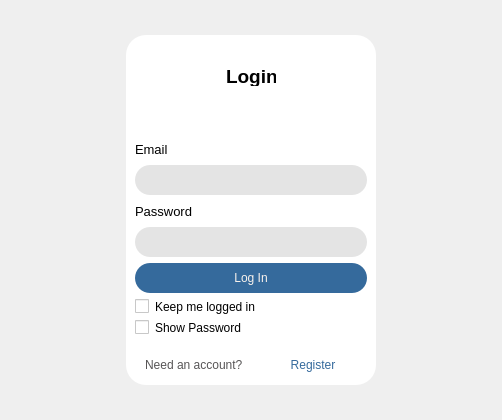
<?xml version="1.0" encoding="UTF-8"?>
<ui version="4.0">
 <class>MainWindow</class>
 <widget class="QMainWindow" name="MainWindow">
  <property name="geometry">
   <rect>
    <x>0</x>
    <y>0</y>
    <width>502</width>
    <height>420</height>
   </rect>
  </property>
  <property name="windowTitle">
   <string>MainWindow</string>
  </property>
  <widget class="QWidget" name="centralwidget">
   <layout class="QHBoxLayout" name="horizontalLayout">
    <item>
     <widget class="QWidget" name="widget_2" native="true">
      <layout class="QHBoxLayout" name="horizontalLayout_4">
       <item>
        <widget class="QWidget" name="widget_6" native="true">
         <property name="maximumSize">
          <size>
           <width>16777215</width>
           <height>50</height>
          </size>
         </property>
        </widget>
       </item>
       <item>
        <widget class="QWidget" name="widget_5" native="true">
         <property name="maximumSize">
          <size>
           <width>250</width>
           <height>350</height>
          </size>
         </property>
         <property name="styleSheet">
          <string notr="true">background-color: white;
border-radius:20px;</string>
         </property>
         <layout class="QVBoxLayout" name="verticalLayout_3">
          <item>
           <layout class="QHBoxLayout" name="horizontalLayout_3">
            <item>
             <spacer name="horizontalSpacer">
              <property name="orientation">
               <enum>Qt::Horizontal</enum>
              </property>
              <property name="sizeHint" stdset="0">
               <size>
                <width>40</width>
                <height>20</height>
               </size>
              </property>
             </spacer>
            </item>
            <item>
             <layout class="QVBoxLayout" name="verticalLayout_2">
              <item>
               <widget class="QLabel" name="label">
                <property name="maximumSize">
                 <size>
                  <width>30</width>
                  <height>30</height>
                 </size>
                </property>
                <property name="text">
                 <string/>
                </property>
                <property name="pixmap">
                 <pixmap>C:/Users/DO MANH HUNG/Downloads/google.png</pixmap>
                </property>
                <property name="scaledContents">
                 <bool>true</bool>
                </property>
               </widget>
              </item>
              <item>
               <widget class="QLabel" name="label_2">
                <property name="maximumSize">
                 <size>
                  <width>50</width>
                  <height>20</height>
                 </size>
                </property>
                <property name="font">
                 <font>
                  <pointsize>14</pointsize>
                  <weight>75</weight>
                  <bold>true</bold>
                 </font>
                </property>
                <property name="text">
                 <string>Login</string>
                </property>
               </widget>
              </item>
             </layout>
            </item>
            <item>
             <spacer name="horizontalSpacer_2">
              <property name="orientation">
               <enum>Qt::Horizontal</enum>
              </property>
              <property name="sizeHint" stdset="0">
               <size>
                <width>40</width>
                <height>20</height>
               </size>
              </property>
             </spacer>
            </item>
           </layout>
          </item>
          <item>
           <widget class="QFrame" name="frame">
            <property name="frameShape">
             <enum>QFrame::StyledPanel</enum>
            </property>
            <property name="frameShadow">
             <enum>QFrame::Raised</enum>
            </property>
           </widget>
          </item>
          <item>
           <widget class="QLabel" name="label_4">
            <property name="maximumSize">
             <size>
              <width>16777215</width>
              <height>20</height>
             </size>
            </property>
            <property name="font">
             <font>
              <pointsize>10</pointsize>
             </font>
            </property>
            <property name="text">
             <string>Email</string>
            </property>
           </widget>
          </item>
          <item>
           <widget class="QLineEdit" name="txtEmail">
            <property name="maximumSize">
             <size>
              <width>16777215</width>
              <height>30</height>
             </size>
            </property>
            <property name="styleSheet">
             <string notr="true">background-color: rgb(228, 228, 228);
border-radius:15px;

</string>
            </property>
           </widget>
          </item>
          <item>
           <widget class="QLabel" name="label_5">
            <property name="maximumSize">
             <size>
              <width>16777215</width>
              <height>20</height>
             </size>
            </property>
            <property name="font">
             <font>
              <pointsize>10</pointsize>
             </font>
            </property>
            <property name="text">
             <string>Password</string>
            </property>
           </widget>
          </item>
          <item>
           <widget class="QLineEdit" name="txtPassword">
            <property name="maximumSize">
             <size>
              <width>16777215</width>
              <height>30</height>
             </size>
            </property>
            <property name="font">
             <font>
              <family>Segoe UI</family>
             </font>
            </property>
            <property name="styleSheet">
             <string notr="true">background-color: rgb(228, 228, 228);
border-radius:15px;

</string>
            </property>
            <property name="echoMode">
             <enum>QLineEdit::Password</enum>
            </property>
           </widget>
          </item>
          <item>
           <widget class="QPushButton" name="btnLogin">
            <property name="maximumSize">
             <size>
              <width>16777215</width>
              <height>30</height>
             </size>
            </property>
            <property name="styleSheet">
             <string notr="true">border-radius: 15px;
font: 600 16pt &quot;Bahnschrift&quot;;
background-color: #356a9c;
color: #F8F2EC;

</string>
            </property>
            <property name="text">
             <string>Log In</string>
            </property>
           </widget>
          </item>
          <item>
           <widget class="QCheckBox" name="checkBox">
            <property name="text">
             <string>Keep me logged in</string>
            </property>
           </widget>
          </item>
          <item>
           <widget class="QCheckBox" name="chuxShowPassword">
            <property name="text">
             <string>Show Password</string>
            </property>
           </widget>
          </item>
          <item>
           <widget class="QWidget" name="widget_7" native="true">
            <property name="maximumSize">
             <size>
              <width>220</width>
              <height>35</height>
             </size>
            </property>
            <layout class="QHBoxLayout" name="horizontalLayout_2">
             <item>
              <widget class="QLabel" name="lblNeedAccount">
               <property name="minimumSize">
                <size>
                 <width>130</width>
                 <height>30</height>
                </size>
               </property>
               <property name="maximumSize">
                <size>
                 <width>130</width>
                 <height>30</height>
                </size>
               </property>
               <property name="styleSheet">
                <string notr="true">font: 12pt &quot;Bahnschrift&quot;;
color: #575556;</string>
               </property>
               <property name="text">
                <string>Need an account?</string>
               </property>
              </widget>
             </item>
             <item>
              <widget class="QPushButton" name="btn_register">
               <property name="minimumSize">
                <size>
                 <width>52</width>
                 <height>30</height>
                </size>
               </property>
               <property name="maximumSize">
                <size>
                 <width>62</width>
                 <height>30</height>
                </size>
               </property>
               <property name="cursor">
                <cursorShape>PointingHandCursor</cursorShape>
               </property>
               <property name="styleSheet">
                <string notr="true">font: 12pt &quot;Bahnschrift&quot;;
color: #356a9c;
background-color: rgba(255, 0, 0, 0);
</string>
               </property>
               <property name="text">
                <string>Register</string>
               </property>
              </widget>
             </item>
            </layout>
           </widget>
          </item>
         </layout>
        </widget>
       </item>
       <item>
        <widget class="QWidget" name="widget_4" native="true">
         <property name="maximumSize">
          <size>
           <width>16777215</width>
           <height>50</height>
          </size>
         </property>
        </widget>
       </item>
      </layout>
     </widget>
    </item>
   </layout>
  </widget>
 </widget>
 <resources/>
 <connections/>
</ui>
